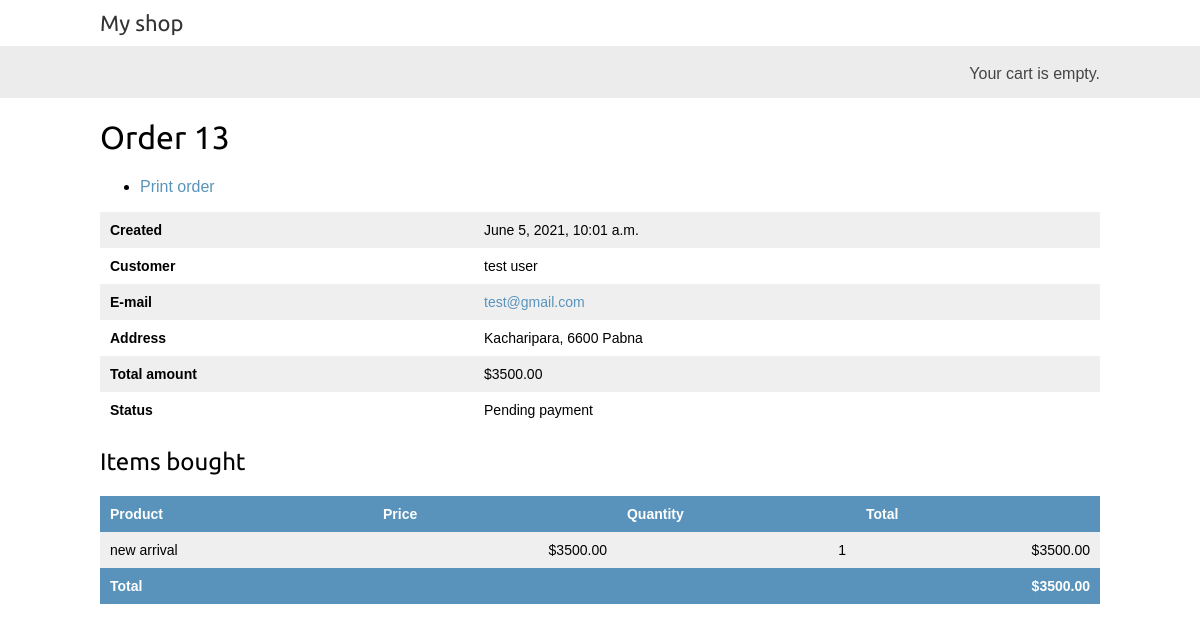
Screenshot of /orders/admin/order/13/ (signed in) with the database file from the repository.
### orders/models.py (models this page shows, shortened)
class Order(models.Model):
    first_name = models.CharField(max_length=50)
    last_name = models.CharField(max_length=50)
    email = models.EmailField()
    address = models.CharField(max_length=250)
    postal_code = models.CharField(max_length=20)
    city = models.CharField(max_length=100)
    created = models.DateTimeField(auto_now_add=True)
    updated = models.DateTimeField(auto_now=True)
    paid = models.BooleanField(default=False)
    braintree_id = models.CharField(max_length=150, blank=True)
    class Meta:
        ordering = ('-created',)
    def get_total_cost(self):
        return sum(item.get_cost() for item in self.items.all())

class OrderItem(models.Model):
    order = models.ForeignKey(Order,related_name='items',on_delete=models.CASCADE)
    product = models.ForeignKey(Product,related_name='order_items',on_delete=models.CASCADE)
    price = models.DecimalField(max_digits=10, decimal_places=2)
    quantity = models.PositiveIntegerField(default=1)
    def get_cost(self):
        return self.price * self.quantity

### shop/models.py (models this page shows, shortened)
class Product(models.Model):
    category = models.ForeignKey(Category,related_name='products',on_delete=models.CASCADE)
    name = models.CharField(max_length=200, db_index=True)
    slug = models.SlugField(max_length=200, db_index=True)
    image = models.ImageField(upload_to='media/%y/%m/%d',blank=True)
    description = models.TextField(blank=True)
    price = models.DecimalField(max_digits=10, decimal_places=2)
    available = models.BooleanField(default=True)
    created = models.DateTimeField(auto_now_add=True)
    updated = models.DateTimeField(auto_now=True)
    class Meta:
        ordering = ('name',)
        index_together = (('id','slug'),)

### orders/views.py (the view)
# urls.py: path('admin/order/<int:order_id>/', views.admin_order_detail, name='admin_order_detail'),
@staff_member_required
def admin_order_detail(request, order_id):
    order = get_object_or_404(Order, id=order_id)
    return render(request,
                  'admin/order/detail.html',
                  {'order': order})

### cart/cart.py (called while the page is built)
    def __len__(self):
        return sum(item['quantity'] for item in self.cart.values())

### cart/context_processors.py (called while the page is built)
def cart(request):
    return {'cart': Cart(request)}

### template/admin/order/detail.html (shortened to what this page needs)
{% extends "base.html" %} {% block title %} Order {{ order.id }} {{ block.super }} {% endblock %}  {% block content %}
<h1>Order {{ order.id }}</h1>
<ul class="object-tools">
    <li>
        <a href="#" onclick="window.print();">Print order</a>
    </li>
</ul>
<table>
    <tr>
        <th>Created</th>
        <td>{{ order.created }}</td>
    </tr>
    <tr>
        <th>Customer</th>
        <td>{{ order.first_name }} {{ order.last_name }}</td>
    </tr>
    <tr>
        <th>E-mail</th>
        <td><a href="mailto:{{ order.email }}">{{ order.email }}</a></td>
    </tr>
    <tr>
        <th>Address</th>
        <td>{{ order.address }}, {{ order.postal_code }} {{ order.city }}</td>
    </tr>
    <tr>
        <th>Total amount</th>
        <td>${{ order.get_total_cost }}</td>
    </tr>
    <tr>
        <th>Status</th>
        <td>{% if order.paid %}Paid{% else %}Pending payment{% endif %}</td>
    </tr>
</table>
<div class="module">
    <h2>Items bought</h2>
    <table style="width:100%">
        <thead>
            <tr>
                <th>Product</th>
                <th>Price</th>
                <th>Quantity</th>
                <th>Total</th>
            </tr>
        </thead>
        <tbody>
            {% for item in order.items.all %}
            <tr class="row{% cycle " 1 " "2 " %}">
                <td>{{ item.product.name }}</td>
                <td class="num">${{ item.price }}</td>
                <td class="num">{{ item.quantity }}</td>
                <td class="num">${{ item.get_cost }}</td>
            </tr>
            {% endfor %}
            <tr class="total">
                <td colspan="3">Total</td>
                <td class="num">${{ order.get_total_cost }}</td>
            </tr>
        </tbody>
    </table>
</div>
{% endblock %}

### static/css/base.css (style rules this page uses)
body { margin:0; padding:0; font-family:helvetica, sans-serif; }
h1, h2, h3, h4, h5 , h6 { font-family: 'Ubuntu', sans-serif; font-weight:normal; }
a { text-decoration:none; color:#5993bb; }
table { width:100%; border-spacing:0; border-collapse: collapse; }
table th, table td { text-align:left; font-size:14px; padding:10px; margin:0; }
tbody tr:nth-child(odd) { background:#efefef; }
thead th, tbody tr.total { background:#5993bb; color:#fff; font-weight:bold; }
tbody td.num { text-align:right; }

### rows the page displays
Order: id "13", created "June 5, 2021, 10:01 a.m.", first_name "test", last_name "user", email "test@gmail.com", address "Kacharipara", postal_code "6600", city "Pabna", get_total_cost "3500.00"
OrderItem: product.name "new arrival", price "3500.00", quantity "1", get_cost "3500.00"
